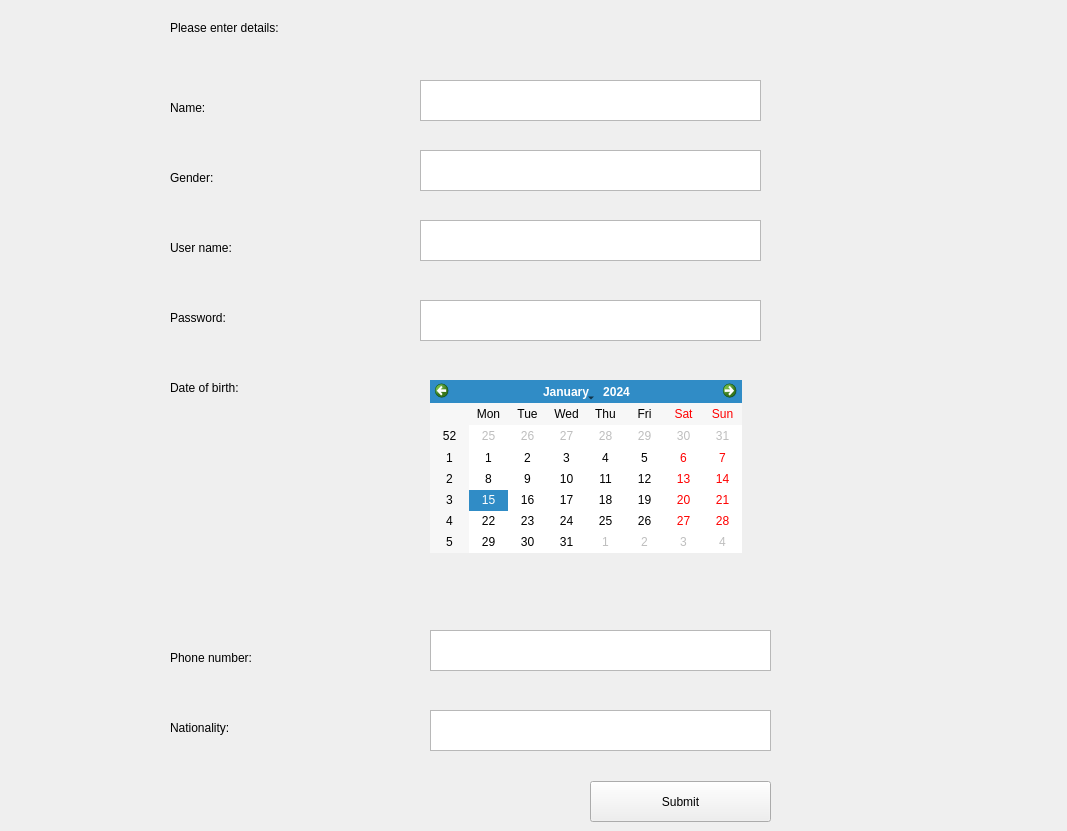
<?xml version="1.0" encoding="UTF-8"?>
<ui version="4.0">
 <class>Form</class>
 <widget class="QWidget" name="Form">
  <property name="geometry">
   <rect>
    <x>0</x>
    <y>0</y>
    <width>1067</width>
    <height>831</height>
   </rect>
  </property>
  <property name="windowTitle">
   <string>Form</string>
  </property>
  <widget class="QLabel" name="label">
   <property name="geometry">
    <rect>
     <x>170</x>
     <y>100</y>
     <width>141</width>
     <height>16</height>
    </rect>
   </property>
   <property name="text">
    <string>Name: </string>
   </property>
  </widget>
  <widget class="QLabel" name="label_2">
   <property name="geometry">
    <rect>
     <x>170</x>
     <y>170</y>
     <width>141</width>
     <height>16</height>
    </rect>
   </property>
   <property name="text">
    <string>Gender: </string>
   </property>
  </widget>
  <widget class="QLabel" name="label_3">
   <property name="geometry">
    <rect>
     <x>170</x>
     <y>240</y>
     <width>141</width>
     <height>16</height>
    </rect>
   </property>
   <property name="text">
    <string>User name:</string>
   </property>
  </widget>
  <widget class="QLabel" name="label_4">
   <property name="geometry">
    <rect>
     <x>170</x>
     <y>310</y>
     <width>141</width>
     <height>16</height>
    </rect>
   </property>
   <property name="text">
    <string>Password: </string>
   </property>
  </widget>
  <widget class="QLabel" name="label_5">
   <property name="geometry">
    <rect>
     <x>170</x>
     <y>380</y>
     <width>141</width>
     <height>16</height>
    </rect>
   </property>
   <property name="text">
    <string>Date of birth:</string>
   </property>
  </widget>
  <widget class="QLabel" name="label_6">
   <property name="geometry">
    <rect>
     <x>170</x>
     <y>650</y>
     <width>141</width>
     <height>16</height>
    </rect>
   </property>
   <property name="text">
    <string>Phone number:</string>
   </property>
  </widget>
  <widget class="QLabel" name="label_7">
   <property name="geometry">
    <rect>
     <x>170</x>
     <y>720</y>
     <width>141</width>
     <height>16</height>
    </rect>
   </property>
   <property name="text">
    <string>Nationality:</string>
   </property>
  </widget>
  <widget class="QCalendarWidget" name="dob">
   <property name="geometry">
    <rect>
     <x>430</x>
     <y>380</y>
     <width>312</width>
     <height>173</height>
    </rect>
   </property>
  </widget>
  <widget class="QTextEdit" name="name">
   <property name="geometry">
    <rect>
     <x>420</x>
     <y>80</y>
     <width>341</width>
     <height>41</height>
    </rect>
   </property>
  </widget>
  <widget class="QTextEdit" name="userName">
   <property name="geometry">
    <rect>
     <x>420</x>
     <y>220</y>
     <width>341</width>
     <height>41</height>
    </rect>
   </property>
  </widget>
  <widget class="QTextEdit" name="password">
   <property name="geometry">
    <rect>
     <x>420</x>
     <y>300</y>
     <width>341</width>
     <height>41</height>
    </rect>
   </property>
  </widget>
  <widget class="QTextEdit" name="phoneNum">
   <property name="geometry">
    <rect>
     <x>430</x>
     <y>630</y>
     <width>341</width>
     <height>41</height>
    </rect>
   </property>
  </widget>
  <widget class="QTextEdit" name="nationality">
   <property name="geometry">
    <rect>
     <x>430</x>
     <y>710</y>
     <width>341</width>
     <height>41</height>
    </rect>
   </property>
  </widget>
  <widget class="QTextEdit" name="gender">
   <property name="geometry">
    <rect>
     <x>420</x>
     <y>150</y>
     <width>341</width>
     <height>41</height>
    </rect>
   </property>
  </widget>
  <widget class="QLabel" name="label_8">
   <property name="geometry">
    <rect>
     <x>170</x>
     <y>20</y>
     <width>221</width>
     <height>16</height>
    </rect>
   </property>
   <property name="text">
    <string>Please enter details: </string>
   </property>
  </widget>
  <widget class="QToolButton" name="submit">
   <property name="geometry">
    <rect>
     <x>590</x>
     <y>781</y>
     <width>181</width>
     <height>41</height>
    </rect>
   </property>
   <property name="text">
    <string>Submit</string>
   </property>
  </widget>
 </widget>
 <resources/>
 <connections/>
</ui>
